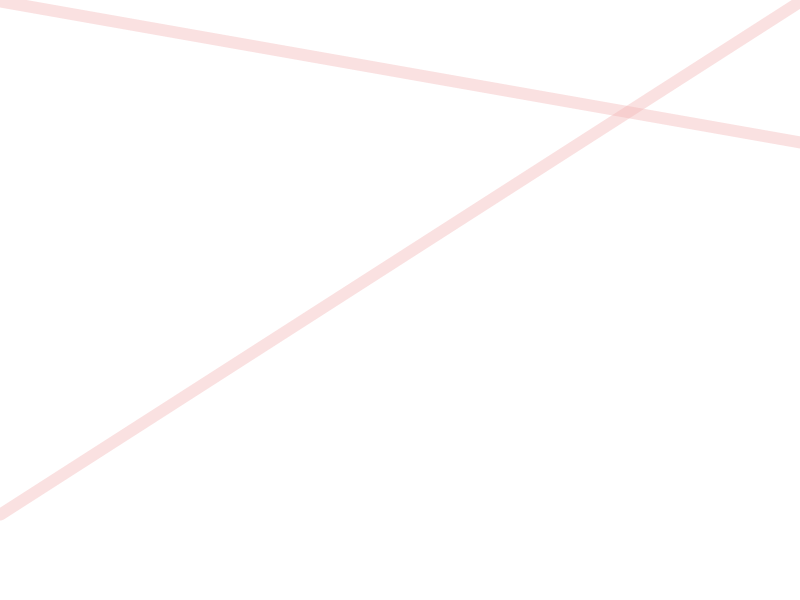
Frame 1 (no input)
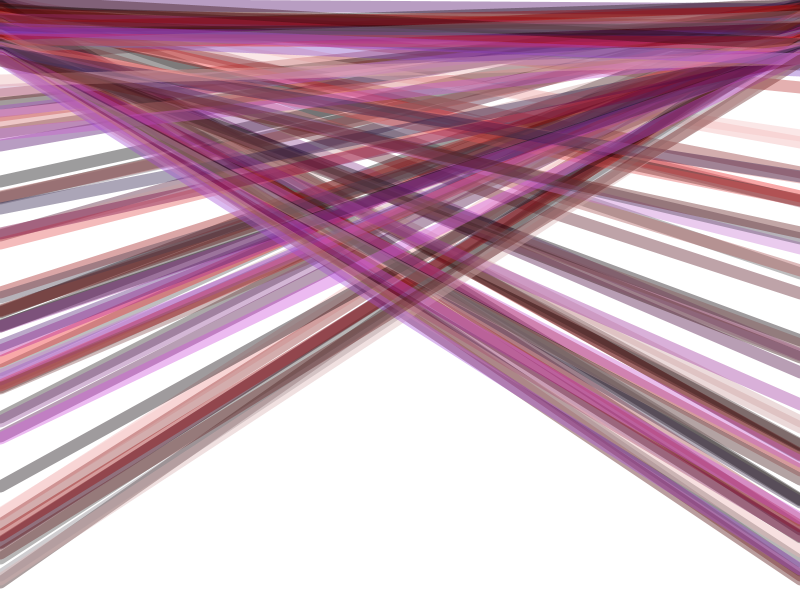
Frame 60 (the mouse pressed at the canvas centre just before this capture)
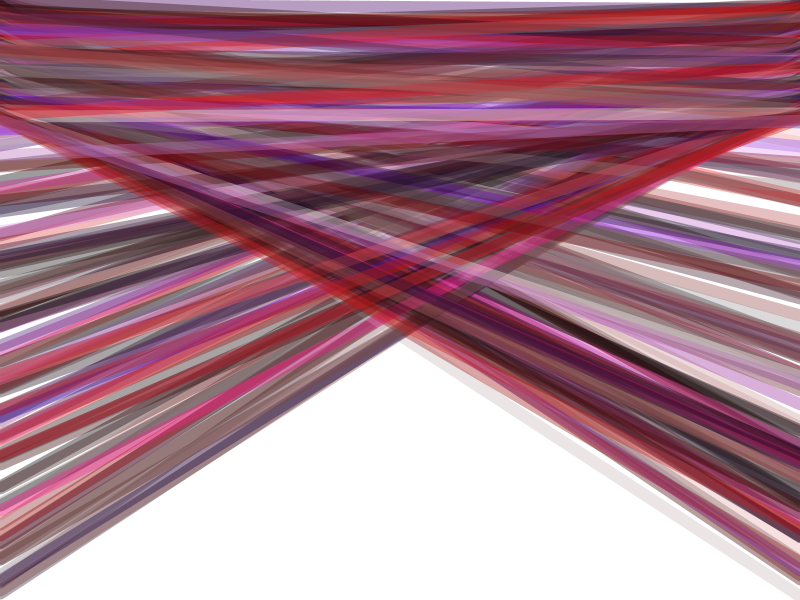
Frame 120 (the mouse held since frame 60 and released just before this capture)

The Processing sketch that drew these frames (run headless with seeded random() and noise(); from frame 60 on, the mouse is pressed at the canvas centre):

// Processing sketch: LinePattern
// ── LinePattern.pde
int i,x ,y;
void setup() {
	size(800, 600);
	background(255);
	smooth();
	colorMode(HSB);
	x = 200; y =180;	
}

void draw() {
	i = (i + 1) % height;
	strokeWeight(12);
	stroke(y + random(x), random(255),random(255),100);
	line(0,i,width, random(height));
	line(width,i,0, random(height)); 
}
